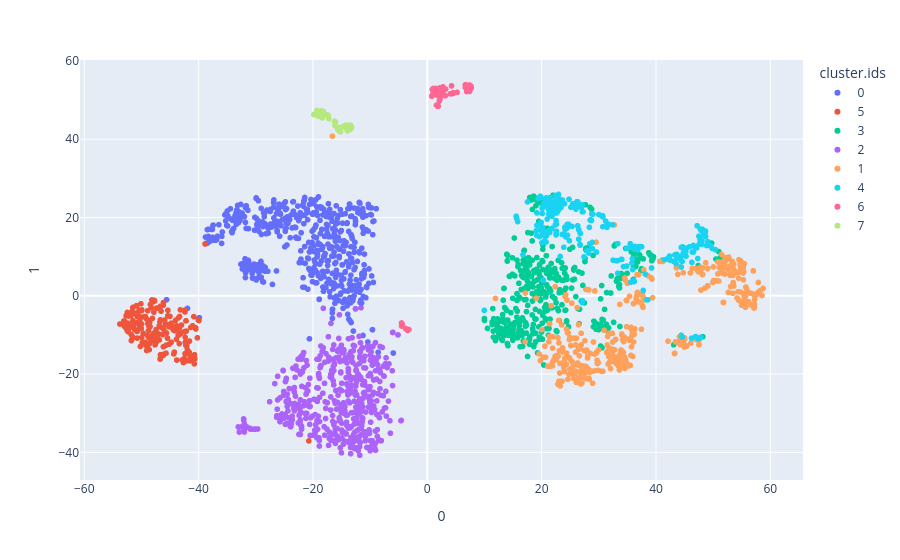

This figure's notebook cell:
### Code cell
import plotly.express as px
fig = px.scatter(
    adata.obsm["logCP10K_tsne"], x=0, y=1,
    color=adata.obs["cluster.ids"], labels={'color': 'cluster.ids'}
)
fig.show()

### Figure 1 — Plotly figure (JSON) as saved in the notebook; plotly's stock layout.template omitted (floating-point values rounded to 4 significant figures; data arrays with more than 128 entries replaced by an {"elided": "..."} marker saying what was removed)
{"data": [{"hovertemplate": "cluster.ids=0<br>0=%{x}<br>1=%{y}<extra></extra>", "legendgroup": "0", "marker": {"color": "#636efa", "symbol": "circle"}, "mode": "markers", "name": "0", "showlegend": true, "type": "scattergl", "x": {"elided": "516 float values"}, "xaxis": "x", "y": {"elided": "516 float values"}, "yaxis": "y"}, {"hovertemplate": "cluster.ids=5<br>0=%{x}<br>1=%{y}<extra></extra>", "legendgroup": "5", "marker": {"color": "#EF553B", "symbol": "circle"}, "mode": "markers", "name": "5", "showlegend": true, "type": "scattergl", "x": {"elided": "191 float values"}, "xaxis": "x", "y": {"elided": "191 float values"}, "yaxis": "y"}, {"hovertemplate": "cluster.ids=3<br>0=%{x}<br>1=%{y}<extra></extra>", "legendgroup": "3", "marker": {"color": "#00cc96", "symbol": "circle"}, "mode": "markers", "name": "3", "showlegend": true, "type": "scattergl", "x": {"elided": "382 float values"}, "xaxis": "x", "y": {"elided": "382 float values"}, "yaxis": "y"}, {"hovertemplate": "cluster.ids=2<br>0=%{x}<br>1=%{y}<extra></extra>", "legendgroup": "2", "marker": {"color": "#ab63fa", "symbol": "circle"}, "mode": "markers", "name": "2", "showlegend": true, "type": "scattergl", "x": {"elided": "480 float values"}, "xaxis": "x", "y": {"elided": "480 float values"}, "yaxis": "y"}, {"hovertemplate": "cluster.ids=1<br>0=%{x}<br>1=%{y}<extra></extra>", "legendgroup": "1", "marker": {"color": "#FFA15A", "symbol": "circle"}, "mode": "markers", "name": "1", "showlegend": true, "type": "scattergl", "x": {"elided": "378 float values"}, "xaxis": "x", "y": {"elided": "378 float values"}, "yaxis": "y"}, {"hovertemplate": "cluster.ids=4<br>0=%{x}<br>1=%{y}<extra></extra>", "legendgroup": "4", "marker": {"color": "#19d3f3", "symbol": "circle"}, "mode": "markers", "name": "4", "showlegend": true, "type": "scattergl", "x": {"elided": "232 float values"}, "xaxis": "x", "y": {"elided": "232 float values"}, "yaxis": "y"}, {"hovertemplate": "cluster.ids=6<br>0=%{x}<br>1=%{y}<extra></extra>", "legendgroup": "6", "marker": {"color": "#FF6692", "symbol": "circle"}, "mode": "markers", "name": "6", "showlegend": true, "type": "scattergl", "x": [1.608, 1.03, 0.8752, -4.502, 4.643, 4.514, -3.834, 7.317, 1.27, 6.652, -4.508, 2.093, 3.204, 3.129, 4.243, 4.36, 7.382, 1.912, -3.212, -4.401, 6.911, 1.474, 2.343, 2.583, -3.448, 6.915, 6.66, 1.921, 1.839, 7.402, 2.188, 1.007, -3.694, 3.048, 1.808, 2.48, 1.84, 6.897, 2.296, 2.206, 2.784, 5.21, 1.643, 7.076, 1.15, 1.859, 2.4, -3.434, 2.728, 1.497, 7.015, 7.41, 2.436, 7.642, 7.631, 4.286, 7.382, 2.28, 1.838, 2.742, 7.366, 7.676, 1.515, 3.999, 6.889, 2.28, 6.85, 1.257, 7.08, 0.7692], "xaxis": "x", "y": [48.67, 52.96, 52.71, -7.733, 51.79, 51.82, -8.359, 53.8, 51.7, 53.22, -6.956, 49.75, 52.79, 51.08, 53.62, 51.69, 53.84, 48.41, -8.655, -7.283, 53.7, 52.2, 52.81, 51.89, -8.863, 53.38, 53.9, 52.38, 48.52, 53.25, 52.26, 51.77, -8.465, 51.18, 48.4, 52.17, 48.47, 53.47, 52.01, 50.2, 52.54, 51.96, 51.26, 53.55, 51.53, 51.44, 52.88, -8.612, 52.21, 52.06, 52.85, 52.49, 52.95, 53.56, 53.1, 51.59, 52.19, 50.85, 48.41, 53.36, 52.68, 53.09, 52.96, 51.58, 52.18, 53.15, 52.89, 52.33, 52.28, 50.99], "yaxis": "y"}, {"hovertemplate": "cluster.ids=7<br>0=%{x}<br>1=%{y}<extra></extra>", "legendgroup": "7", "marker": {"color": "#B6E880", "symbol": "circle"}, "mode": "markers", "name": "7", "showlegend": true, "type": "scattergl", "x": [-13.96, -19.85, -13.82, -15.23, -18.24, -13.29, -19.58, -19.03, -13.5, -15.23, -18.84, -17.99, -18.38, -18.37, -14.22, -15.67, -13.52, -18.69, -19.31, -16.08, -16.06, -18.7, -15.51, -18.76, -15.18, -17.35, -18.36, -13.41, -13.25, -19.2, -13.52, -18.59, -13.77, -16.24, -18.6, -15.25, -18.61, -18.02, -14.05, -18.82, -19.52, -14.43, -14.22, -19.11, -17.25, -13.44, -13.92, -13.72, -16.15, -17.64, -14.58], "xaxis": "x", "y": [42.11, 46.3, 42.58, 41.89, 47.12, 42.86, 46.3, 45.87, 42.53, 41.95, 46.22, 46.2, 45.47, 45.45, 42.75, 42.46, 42.54, 46.69, 47.34, 44.45, 44.35, 46.73, 42.25, 46.62, 41.93, 46.13, 45.48, 42.77, 43.1, 46.06, 43.46, 46.99, 43.25, 44.57, 47.01, 43.04, 47.2, 46.52, 43.58, 47.01, 46.44, 43.47, 43.62, 47.05, 45.26, 43.58, 43.3, 43.36, 43.49, 46.24, 43.22], "yaxis": "y"}], "layout": {"autosize": true, "legend": {"title": {"text": "cluster.ids"}, "tracegroupgap": 0}, "margin": {"t": 60}, "xaxis": {"anchor": "y", "autorange": true, "domain": [0, 1], "range": [-60.6, 65.56], "title": {"text": "0"}, "type": "linear"}, "yaxis": {"anchor": "x", "autorange": true, "domain": [0, 1], "range": [-48.07, 61.23], "title": {"text": "1"}, "type": "linear"}}}
